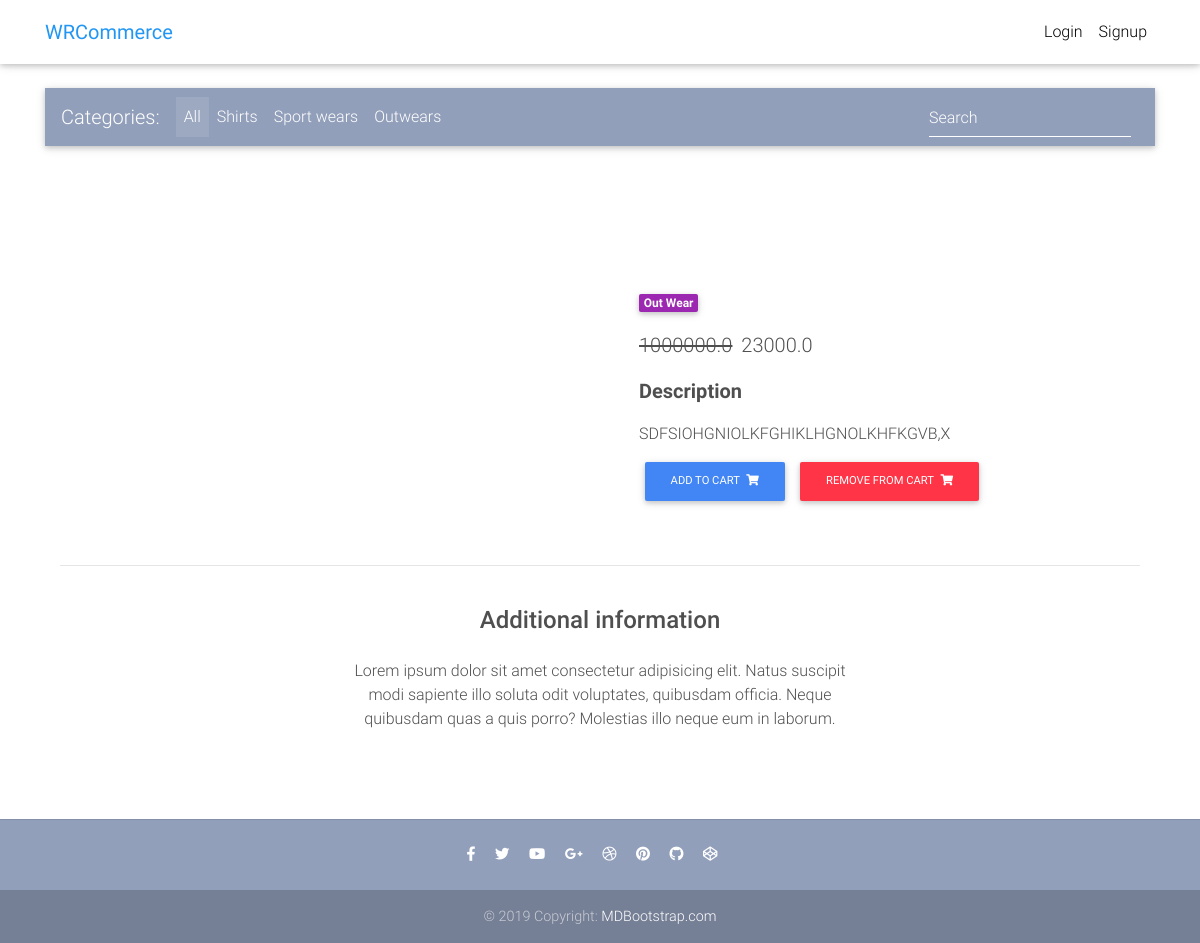
Page /product/WNWN/ on the committed database.
### app/models.py (models this page shows, shortened)
class Item(models.Model):
	title = models.CharField(max_length=100)
	price = models.FloatField()
	discount_price = models.FloatField(blank=True, null=True)
	category = models.CharField(choices=CATEGORY_CHOICES, max_length=2)
	label = models.CharField(choices=LABEL_CHOICES, max_length=1)
	slug = models.SlugField()
	description = models.TextField()
	def get_add_to_cart_url(self):
		return reverse("app:add_to_cart", kwargs={
			'slug': self.slug
		})
	def get_remove_from_cart_url(self):
		return reverse("app:remove_from_cart", kwargs={
			'slug': self.slug
		})

### app/views.py (the view)
# urls.py: path('product/<slug>/',ItemDetailView.as_view(), name="product"),
class ItemDetailView(DetailView):
	model = Item
	template_name = "product.html"

### templates/product.html (shortened to what this page needs)
{% extends 'base.html' %} {% block content %}
<main class="mt-5 pt-4">
  <div class="container dark-grey-text mt-5">
    <div class="row wow fadeIn">
      <div class="col-md-6 mb-4">
      </div>
      <div class="col-md-6 mb-4">
        <div class="p-4">
          <div class="mb-3">
            <a href="">
              <span class="badge purple mr-1"
                >{{ object.get_category_display }}</span
              >
            </a>
          </div>
          <p class="lead">
            {% if object.discount_price %}
            <span class="mr-1">
              <del>{{ object.price }}</del>
            </span>
            <span>{{ object.discount_price }}</span>
            {% else %}
            <span>{{object.price}}</span>
            {% endif %}
          </p>
          <p class="lead font-weight-bold">Description</p>
          <p>{{ object.description}}</p>
          <a
            href="{{ object.get_add_to_cart_url}}"
            class="btn btn-primary btn-md my-0 p"
          >
            Add to cart
            <i class="fas fa-shopping-cart ml-1"></i>
          </a>
          <a
            href="{{ object.get_remove_from_cart_url}}"
            class="btn btn-danger btn-md my-0 p"
          >
            remove from cart
            <i class="fas fa-shopping-cart ml-1"></i>
          </a>
        </div>
      </div>
    </div>
    <hr />
    <div class="row d-flex justify-content-center wow fadeIn">
      <div class="col-md-6 text-center">
        <h4 class="my-4 h4">Additional information</h4>
        <p>
          Lorem ipsum dolor sit amet consectetur adipisicing elit. Natus
          suscipit modi sapiente illo soluta odit voluptates, quibusdam officia.
          Neque quibusdam quas a quis porro? Molestias illo neque eum in
          laborum.
        </p>
      </div>
    </div>
    <div class="row wow fadeIn">
      <div class="col-lg-4 col-md-12 mb-4">
      </div>
      <div class="col-lg-4 col-md-6 mb-4">
      </div>
      <div class="col-lg-4 col-md-6 mb-4">
      </div>
    </div>
  </div>
</main>
{% endblock content %}

### templates/base.html (style rules this page uses)
html, body, header, .carousel { height: 60vh; }

### rows in the picture
Item: category "Out Wear", price "1000000.0", discount_price "23000.0", description "SDFSIOHGNIOLKFGHIKLHGNOLKHFKGVB,X"
